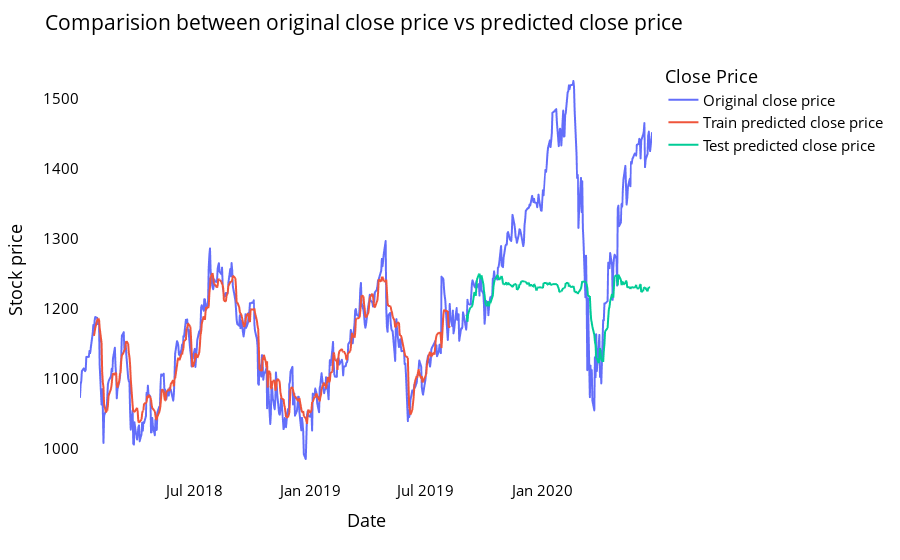

Notebook code cell kept with this figure:
### Code cell
look_back=time_step
trainPredictPlot = np.empty_like(closedf)
trainPredictPlot[:, :] = np.nan
trainPredictPlot[look_back:len(train_predict)+look_back, :] = train_predict
print("Train predicted data: ", trainPredictPlot.shape)

# shift test predictions for plotting
testPredictPlot = np.empty_like(closedf)
testPredictPlot[:, :] = np.nan
testPredictPlot[len(train_predict)+(look_back*2)+1:len(closedf)-1, :] = test_predict
print("Test predicted data: ", testPredictPlot.shape)

names = cycle(['Original close price','Train predicted close price','Test predicted close price'])

plotdf = pd.DataFrame({'date': close_stock['date'],
                       'original_close': close_stock['close'],
                      'train_predicted_close': trainPredictPlot.reshape(1,-1)[0].tolist(),
                      'test_predicted_close': testPredictPlot.reshape(1,-1)[0].tolist()})

fig = px.line(plotdf,x=plotdf['date'], y=[plotdf['original_close'],plotdf['train_predicted_close'],
                                          plotdf['test_predicted_close']],
              labels={'value':'Stock price','date': 'Date'})
fig.update_layout(title_text='Comparision between original close price vs predicted close price',
                  plot_bgcolor='white', font_size=15, font_color='black',legend_title_text='Close Price')
fig.for_each_trace(lambda t:  t.update(name = next(names)))

fig.update_xaxes(showgrid=False)
fig.update_yaxes(showgrid=False)
fig.show()

### Figure 1 — Plotly figure (JSON) as saved in the notebook; plotly's stock layout.template omitted (floating-point values rounded to 4 significant figures; data arrays with more than 128 entries replaced by an {"elided": "..."} marker saying what was removed)
{"data": [{"hovertemplate": "variable=original_close<br>Date=%{x}<br>Stock price=%{y}<extra></extra>", "legendgroup": "original_close", "line": {"color": "#636efa", "dash": "solid"}, "mode": "lines", "name": "Original close price", "showlegend": true, "type": "scattergl", "x": {"elided": "622 str values"}, "xaxis": "x", "y": {"elided": "622 float values"}, "yaxis": "y"}, {"hovertemplate": "variable=train_predicted_close<br>Date=%{x}<br>Stock price=%{y}<extra></extra>", "legendgroup": "train_predicted_close", "line": {"color": "#EF553B", "dash": "solid"}, "mode": "lines", "name": "Train predicted close price", "showlegend": true, "type": "scattergl", "x": {"elided": "622 str values"}, "xaxis": "x", "y": {"elided": "622 float values"}, "yaxis": "y"}, {"hovertemplate": "variable=test_predicted_close<br>Date=%{x}<br>Stock price=%{y}<extra></extra>", "legendgroup": "test_predicted_close", "line": {"color": "#00cc96", "dash": "solid"}, "mode": "lines", "name": "Test predicted close price", "showlegend": true, "type": "scattergl", "x": {"elided": "622 str values"}, "xaxis": "x", "y": {"elided": "622 float values"}, "yaxis": "y"}], "layout": {"font": {"color": "black", "size": 15}, "legend": {"title": {"text": "Close Price"}, "tracegroupgap": 0}, "margin": {"t": 60}, "plot_bgcolor": "white", "title": {"text": "Comparision between original close price vs predicted close price"}, "xaxis": {"anchor": "y", "domain": [0, 1], "showgrid": false, "title": {"text": "Date"}}, "yaxis": {"anchor": "x", "domain": [0, 1], "showgrid": false, "title": {"text": "Stock price"}}}}
